Frame 1 (no input): blank canvas, image omitted
Frame 60 (the mouse pressed at the canvas centre just before this capture): blank canvas, image omitted
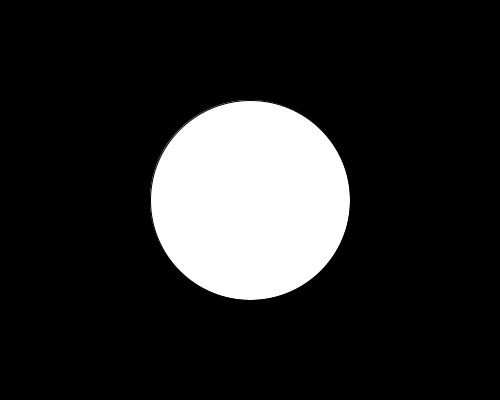
Frame 120 (the mouse held since frame 60 and released just before this capture)

The Processing sketch whose frames 1 and 60 were blank and that drew this single picture after the mouse press (run headless with seeded random() and noise(); from frame 60 on, the mouse is pressed at the canvas centre):

// Processing sketch: Animated_drawing_exercise3
// ── Animated_drawing_exercise3.pde
//Exercise 3 animated drawing
//while circle is drwn when move the mouse, only one circle is visible at one time

void setup()

{
 size(500,400); 
}

void draw()

{

background(0);//Black
fill(255);//White
circle(mouseX,mouseY,mouseY);  //grow in size when down reduce when up, stay the same horizontally
}//the size of the circle is determined by the y mouse coordinate.
